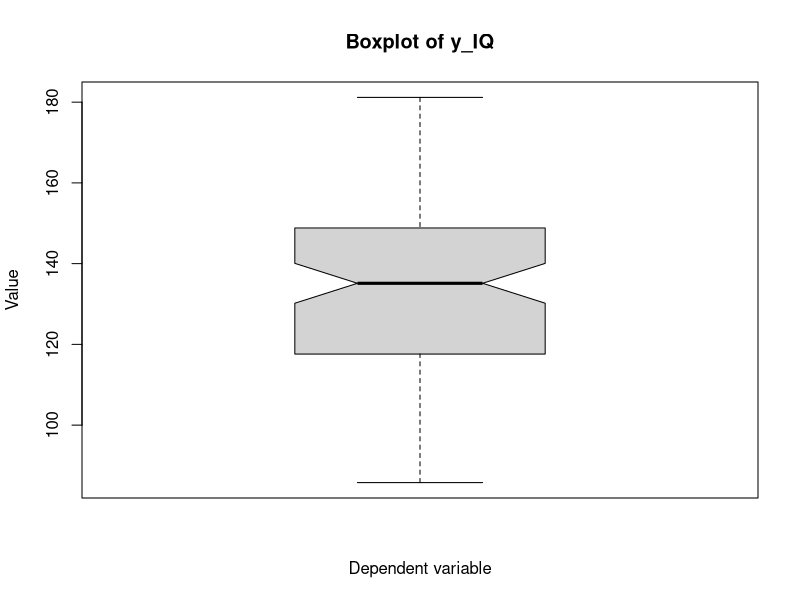
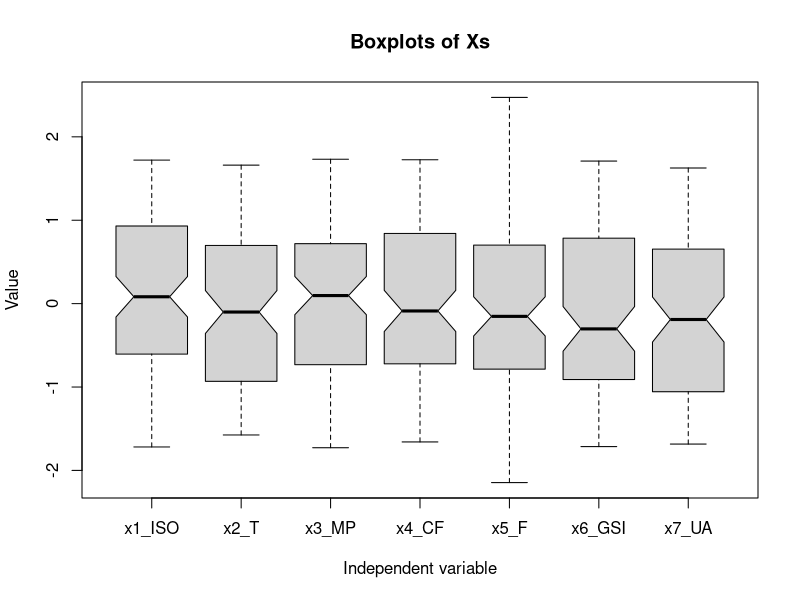
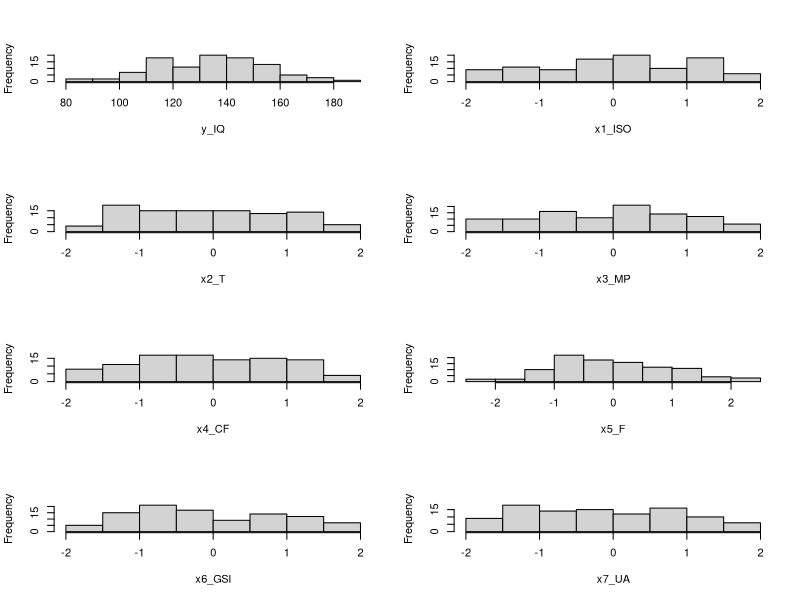
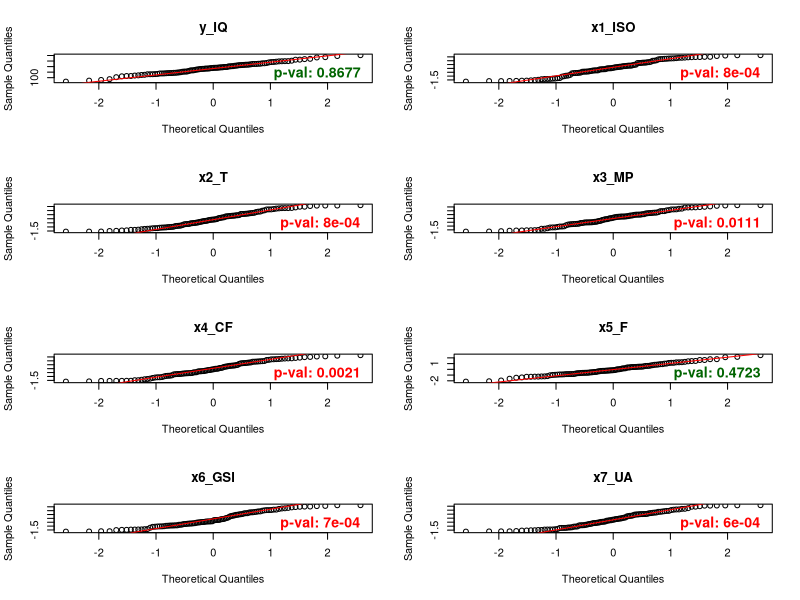
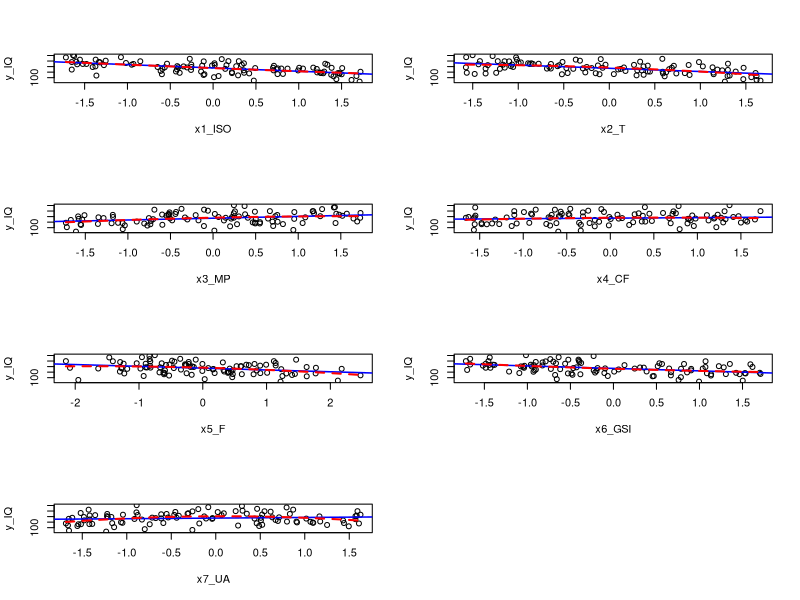
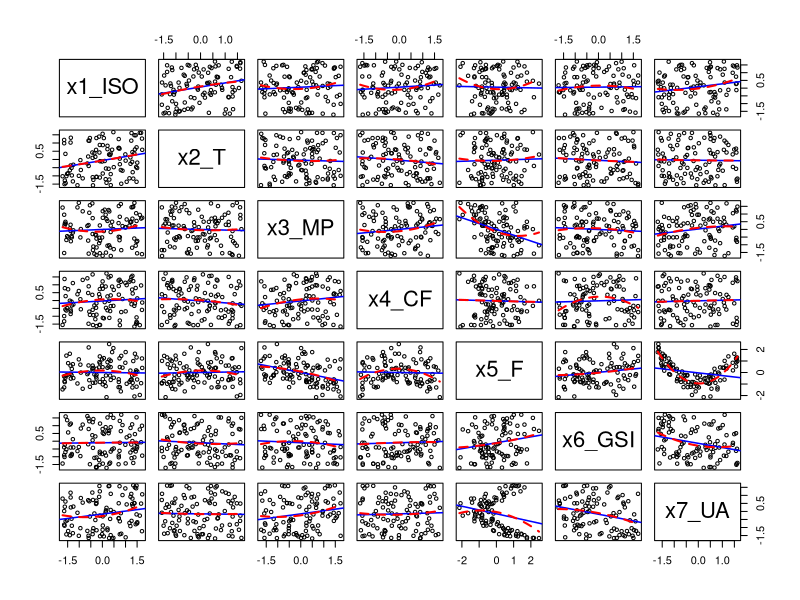
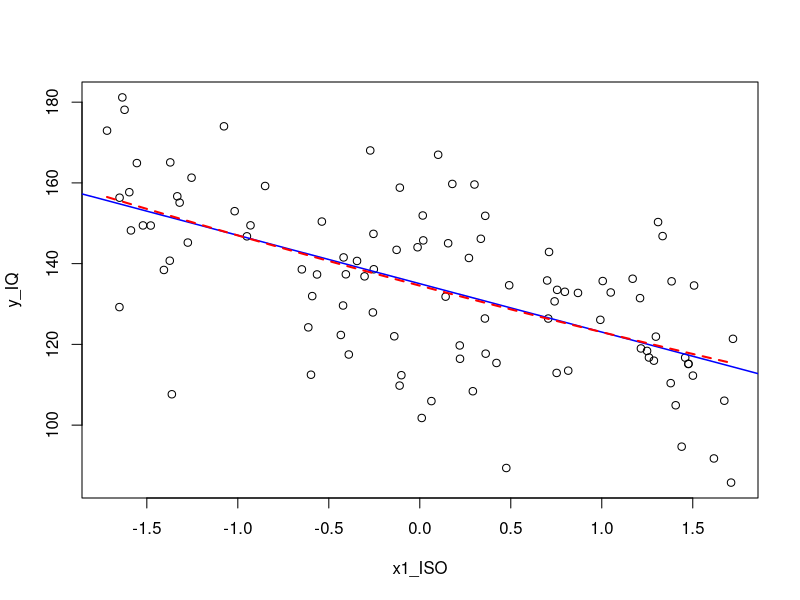
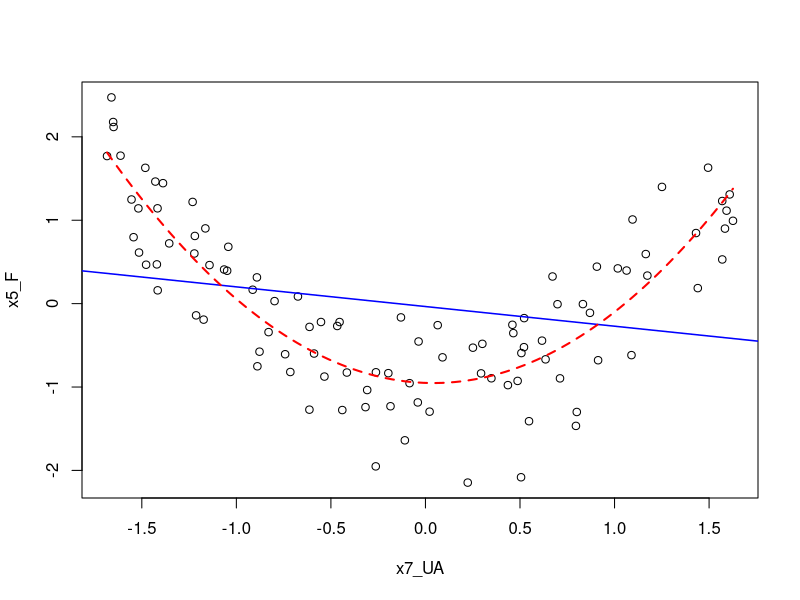

Write the R code that produced these figures, in order.
# Weighs 0 Bytes (or, does it? *moon men starts playing*)
library(corrplot) # guess
library(psych) # corPlot
library(car) # vrrrrrrom (per vif, multicollinearità)


# 0.1.
twist = read.csv("Dataset_N7.csv", header = T)
n = nrow(twist)
while ("twist" %in% search()) detach("twist")
attach(twist)


twist_sorted = twist[order(y_IQ), ]

head(twist_sorted)
tail(twist_sorted)


# 1.1.
summary(twist)
lista_variabili = list(
    y_IQ = y_IQ, x1_ISO = x1_ISO, x2_T = x2_T, x3_MP = x3_MP,
    x4_CF = x4_CF, x5_F = x5_F, x6_GSI = x6_GSI, x7_UA = x7_UA
)

cat(sprintf("%-8s %10.4s %10.4s\n", "", "StD", "Var"))
for (nome in names(lista_variabili)) {
    dati = lista_variabili[[nome]]
    cat(sprintf("%-8s %10.4f %10.4f\n", nome, sd(dati), var(dati)))
}

var_coeff_y = sd(y_IQ) / mean(y_IQ) * 100
var_coeff_y # around 15%

# Old timey person (or catto)
png(filename = "plottwists/boxplot_y.png", width = 4, height = 6, units = "in", res = 300, bg = "white")
    boxplot(y_IQ, notch = T, main = "Boxplot of y_IQ", ylab = "Value", xlab = "Dependent variable")
dev.off()

png(filename = "plottwists/boxplots_xs.png", width = 8, height = 6, units = "in", res = 250, bg = "white")
    boxplot(x1_ISO, x2_T, x3_MP, x4_CF, x5_F, x6_GSI, x7_UA,
        notch = TRUE,
        xlab = "Independent variable",
        ylab = "Value",
        main = "Boxplots of Xs",
        names = c("x1_ISO", "x2_T", "x3_MP", "x4_CF", "x5_F", "x6_GSI", "x7_UA")
    )
dev.off()


# 1.2.
# Creazione tabella frequenze per variabili continue
dati_frequenze_variabili = list()

for (nome in names(lista_variabili)) {
    dati = lista_variabili[[nome]]

    k = ceiling(1 + 3.3 * log10(n))

    minimo = min(dati)
    massimo = max(dati)

    ampiezza = (massimo - minimo) / k
    limiti = minimo + 0:k * ampiezza
    limiti_tag = limiti

    classi = cut(dati, breaks = limiti, right = FALSE, include.lowest = TRUE)
    frequenza = as.integer(table(classi))
    limite_sx = head(limiti_tag, -1)
    limite_dx = tail(limiti_tag, -1)
    frequenza_relativa = frequenza / n

    tab_freq = data.frame(
        variabile = sprintf("%.2f < %s < %.2f", limite_sx, nome, limite_dx),
        classe = seq_along(frequenza),
        frequenza = frequenza,
        frequenza_relativa = frequenza_relativa,
        frequenza_cumulata = cumsum(frequenza),
        frequenza_relativa_cumulata = cumsum(frequenza_relativa)
    )

    dati_frequenze_variabili[[nome]] = tab_freq
}

dati_frequenze_variabili

png(filename = "plottwists/hists.png", width = 10, height = 14, units = "in", res = 200, bg = "white")
    par(mfrow = c(4, 2))
        for (nome in names(lista_variabili)) {
            dati = lista_variabili[[nome]]

            hist(dati, main='', xlab=nome)
    }
dev.off()


png(filename = "plottwists/qq_normals.png", width = 10, height = 14, units = "in", res = 200, bg = "white")
    par(mfrow = c(4, 2))
        for (nome in names(lista_variabili)) {
            dati = lista_variabili[[nome]]

            shapiro_risultato = shapiro.test(dati)
            p_val = round(shapiro_risultato$p.value, 4)

            qqnorm(dati, main = nome)
            qqline(dati, col = "red")

            mtext(
                text = paste("p-val:", p_val),
                side = 1,
                line = -1.2,
                adj = 0.95,
                col = ifelse(p_val < 0.05, "red", "darkgreen"),
                cex = 0.85,
                font = 2
            )
        }
dev.off()


# 1.3.
pannello_lineare_e_quadratico = function(x, y, ...) {
    points(x, y, ...)
    abline(lm(y ~ x), col = "blue", lwd = 1.5)
    seq_x = seq(min(x, na.rm = TRUE), max(x, na.rm = TRUE), length.out = 100)
    modello_quadratico = lm(y ~ poly(x, 2, raw = TRUE))
    predizioni_y = predict(modello_quadratico, newdata = data.frame(x = seq_x))
    lines(seq_x, predizioni_y, col = "red", lwd = 2, lty = "dashed")
}

png(filename = "plottwists/scatters_y_vs_xs_lines.png", width = 10, height = 14, units = "in", res = 200, bg = "white")
    par(mfrow = c(4, 2))
        for (name in names(lista_variabili)) {
            if (name != "y_IQ") {
                data = lista_variabili[[name]]
                plot(data, y_IQ, main='', xlab=name, ylab="y_IQ", type="n")
                pannello_lineare_e_quadratico(data, y_IQ, pch=1, col="black")
            }
    }
dev.off()

independent_twist = twist
independent_twist$y_IQ = NULL

png(filename = "plottwists/scatters_all_lines.png", width = 14, height = 14, units = "in", res = 200, bg = "white")
    pairs(independent_twist,
        panel = pannello_lineare_e_quadratico,
        pch = 1,
        col = "black",
        cex = 0.7
    )
dev.off()

png(filename = "plottwists/x1_ISO_vs_y_IQ.png", width = 4, height = 4, units = "in", res = 400, bg = "white")
    plot(x1_ISO, y_IQ, type="n")
    pannello_lineare_e_quadratico(x1_ISO, y_IQ, pch=1, col="black")
dev.off()

png(filename = "plottwists/x7_UA_vs_x5_F.png", width = 4, height = 4, units = "in", res = 400, bg = "white")
    plot(x7_UA, x5_F, type="n")
    pannello_lineare_e_quadratico(x7_UA, x5_F, pch=1, col="black")
dev.off()


# 1.4.
cv = cov(twist)
cr = cor(twist)

png(filename = "plottwists/corrplot.png", width = 10, height = 10, units = "in", res = 200, bg = "white")
    corrplot(cr, method = "ellipse")
dev.off()
# corrplot.mixed(cr, number.cex=0.8, tl.cex=0.8)

png(filename = "plottwists/corrplot_heatmap.png", width = 10, height = 10, units = "in", res = 200, bg = "white")
    corPlot(cr, cex = 1.1, show.legend=TRUE, main="Correlation plot")
dev.off()




# 2.1.
# We'll do it R way.
fit0 = lm(y_IQ ~ ., data=twist); summary(fit0)                                                  # R²=0.8408; x4_CF, x5_F**, x7_UA
fit1 = lm(y_IQ ~ .-x7_UA, data=twist); summary(fit1)                                            # R²=0.8408; -x7_UA
fit2 = lm(y_IQ ~ .-x7_UA-x4_CF, data=twist); summary(fit2)                                      # R²=0.8371; -x4_CF

fit00 = lm(y_IQ ~ .^2, data=twist); summary(fit00)                                              # R²=0.859; x4_CF, x5_F.,x7_USA, .^2-{x3_MP:x4_CF.}
fit01 = lm(y_IQ ~ .-x7_UA-x4_CF+x3_MP:x4_CF, data=twist); summary(fit01)                        # R²=0.842; -x4_CF -x7_UA -.^2-{x3_MP:x4_CF}

fit000 = lm(y_IQ ~ .^2+I(x7_UA^2), data=twist); summary(fit000)                                 # R²=0.8672; x4_CF., x5_F, x7_UA, x7_UA^2*, .^2
fit001 = lm(y_IQ ~ .+I(x7_UA^2)-x5_F-x7_UA, data=twist); summary(fit001)                        # R²=0.8488; x4_CF, x7_UA^2***; -x5_F -x7_UA -.^2
fit002 = lm(y_IQ ~ .+I(x7_UA^2)-x4_CF-x5_F-x7_UA, data=twist); summary(fit002)                  # R²=0.8456; -x4_CF
fit003 = lm(y_IQ ~ .+I(x7_UA^2)-x4_CF-x7_UA, data=twist); summary(fit003)                       # R²=0.8462; x7_UA^2*, x5_F; +x5_F

fit0000 = lm(y_IQ ~ .^2+I(x2_T^2)+I(x7_UA^2), data=twist); summary(fit0000)                     # R²=0.8899; x4_CF., x5_F, x7_UA, x7_UA^2*, .^2
fit0001 = lm(y_IQ ~ .+I(x2_T^2)+I(x7_UA^2)-x5_F-x7_UA, data=twist); summary(fit0001)            # R²=0.869; x4_CF, x7_UA^2***; -x5_F -x7_UA -.^2
fit0002 = lm(y_IQ ~ .+I(x2_T^2)+I(x7_UA^2)-x4_CF-x5_F-x7_UA, data=twist); summary(fit0002)      # R²=0.8666; -x4_CF
fit0003 = lm(y_IQ ~ .+I(x2_T^2)+I(x7_UA^2)-x4_CF-x7_UA, data=twist); summary(fit0003)           # R²=0.8667; x7_UA^2*, x5_F; +x5_F


a_fist_full_of_fits = list(
    fit0 = fit0,
    fit1 = fit1,
    fit2 = fit2,
    fit00 = fit00,
    fit01 = fit01,
    fit000 = fit000,
    fit001 = fit001,
    fit002 = fit002,
    fit003 = fit003,
    fit0000 = fit0000,
    fit0001 = fit0001,
    fit0002 = fit0002,
    fit0003 = fit0003
)

cool_fits = list(
    fit1 = fit1,
    fit01 = fit01,
    fit001 = fit001,
    fit002 = fit002,
    fit0001 = fit0001,
    fit0002 = fit0002
)


# 2.2.
confronto_modelli = data.frame(
    RSS            = sapply(a_fist_full_of_fits, function(m) deviance(m)),
    R2             = sapply(a_fist_full_of_fits, function(m) summary(m)$r.squared),
    R2a            = sapply(a_fist_full_of_fits, function(m) summary(m)$adj.r.squared),
    Fstat          = sapply(a_fist_full_of_fits, function(m) summary(m)$fstatistic["value"]),    
    AIC            = sapply(a_fist_full_of_fits, function(m) AIC(m)),
    BIC            = sapply(a_fist_full_of_fits, function(m) BIC(m))
)
print(confronto_modelli)


# 2.3.
for (i in 1:4) {
    png(filename = sprintf("plottwists/diagnostics_%d.png", i), width = 8, height = 12, units = "in", res = 200, bg = "white")
    par(mfrow = c(3, 2))
    for (name in names(cool_fits)) {
        fit = cool_fits[[name]]

        if (i < 4) {
            plot(fit, which = i, main = name)
        } else {
            cook = cooks.distance(fit)
            threshold = 4 / nobs(fit)

            plot(cook, type = "h", main = name, ylim = c(0, 0.13), xlab = "Obs. number", ylab = "Cook's distance")

            abline(h = threshold, col = "red", lty = 2) # Seizing the means of production

            influential = which(cook > threshold)

            text(influential, cook[influential], labels = influential, pos = 3, cex = 0.8)
        }
    }
    dev.off()
}


FLAG = fit0002 # Fits Like A Glove


png(filename = "plottwists/diagnostics_FLAG.png", width = 10, height = 10, units = "in", res = 200, bg = "white")
    par(mfrow = c(2, 2))
    plot(FLAG)
dev.off()

confint(FLAG)

pole = residuals(FLAG)
shapiro.test(pole) # gotta see if it's normal

vif(FLAG) # variance inflation factor, multicollinearità
vif(fit0000)


# 2.4.
# a small step for a man crrrrrrrrrrrrrrrrrrrrrrrrrrrrrrrrrr, a giant leap for mankind crrrrrrrrrrrrrrrrrrrrrrrrrrrrrr
reg = lm(y_IQ ~ x1_ISO + x2_T + x3_MP + x4_CF + x5_F + x6_GSI + x7_UA, data = twist)
print(summary(reg))

fff = step(
    lm(y_IQ ~ .^2 + I(x1_ISO^2) + I(x2_T^2) + I(x3_MP^2) + I(x4_CF^2) + I(x5_F^2) + I(x6_GSI^2) + I(x7_UA^2),
        data = twist
    ),
    direction = "both",
    trace = 1,
    k = log(n)
)
summary(fff)

# 2.5.
png(filename = "plottwists/confidence_intervals.png", width = 10, height = 10, units = "in", res = 200, bg = "white")
    par(mfrow = c(1, 1))
    c0 = coef(FLAG)
    cc = confint(FLAG)

    parametri = seq_along(c0)[-1]
    etichette_parametri = names(c0)[parametri]
    etichette_parametri = sub("^I\\((.*)\\)$", "\\1", etichette_parametri)

    stima = c0[parametri]
    limite_inf = cc[parametri, 1]
    limite_sup = cc[parametri, 2]
    y_pos = rev(seq_along(parametri))

    x_lim = range(c(0, limite_inf, limite_sup))
    x_pad = diff(x_lim) * 0.05
    if (x_pad == 0) x_pad = 1
    x_lim = x_lim + c(-x_pad, x_pad)

    old_par = par(no.readonly = TRUE)
    par(mar = c(5, 8, 4, 2) + 0.1)

    plot(
        stima, y_pos,
        xlim = x_lim,
        ylim = c(0.5, length(parametri) + 0.5),
        axes = FALSE,
        xlab = "Estimated coefficient",
        ylab = "",
        pch = 19,
        main = "Confidence Intervals for Parameter Estimates"
    )
    abline(v = 0, col = "gray60", lty = 2)
    segments(limite_inf, y_pos, limite_sup, y_pos)
    segments(limite_inf, y_pos - 0.08, limite_inf, y_pos + 0.08)
    segments(limite_sup, y_pos - 0.08, limite_sup, y_pos + 0.08)
    points(stima, y_pos, pch = 19)
    axis(side = 1)
    axis(side = 2, at = y_pos, labels = etichette_parametri, las = 1)
    box(bty = "l")

    par(old_par)
dev.off()
